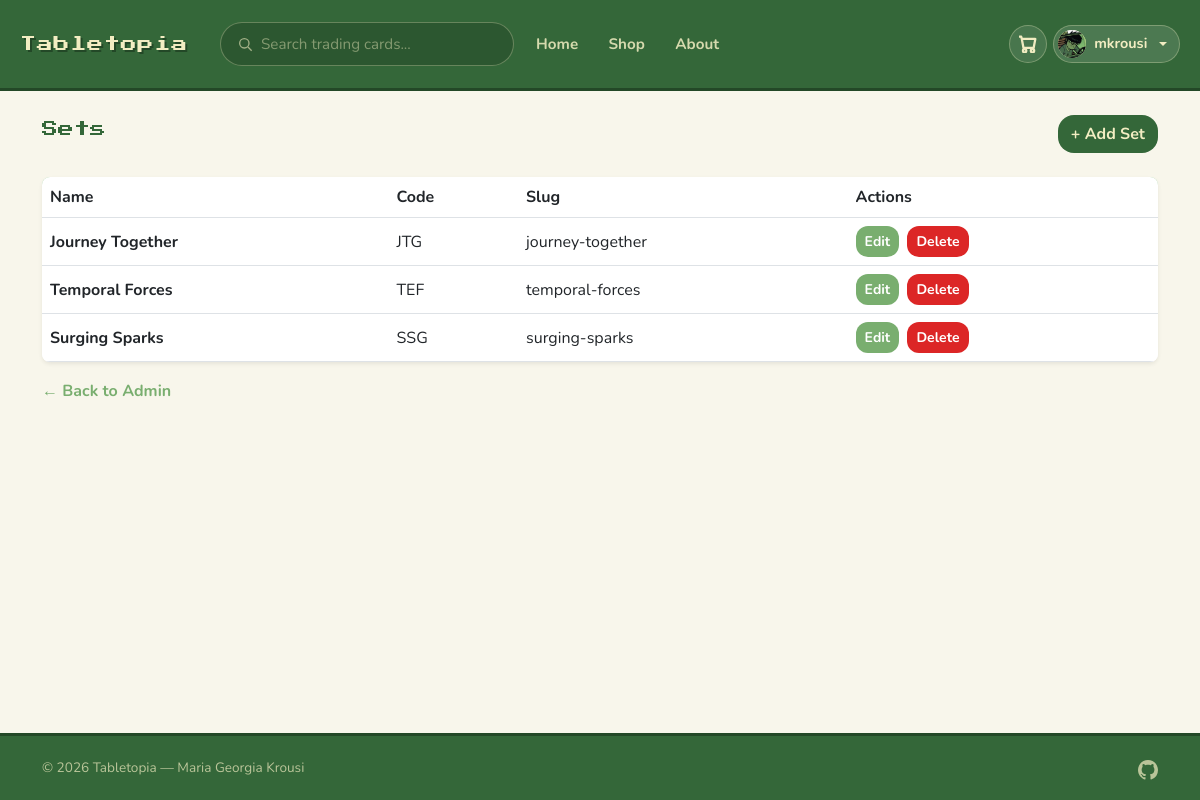
Page /admin-panel/sets/ (signed in) on the committed database.
### users/models.py (models this page shows, shortened)
class UserProfile(models.Model):
    user = models.OneToOneField('auth.User', on_delete=models.CASCADE)
    profile_picture = models.ImageField(upload_to='profile_pictures/', blank=True)
    bio = models.TextField(blank=True, max_length=150)
    HEADER_COLORS = [
        ('#344657', 'Forest'),
        ('#79ae6f', 'Sage'),
        ('#4a6fa5', 'Ocean'),
        ('#7b4f8e', 'Dusk'),
        ('#8b5e3c', 'Chestnut'),
        ('#c0545a', 'Berry'),
    ]
    header_color = models.CharField(max_length=7, choices=HEADER_COLORS, default='#344657')

### shop/models.py (models this page shows, shortened)
class Set(models.Model):
    name = models.CharField(max_length=60) # card set name, eg "Twilight Masquerade"
    code = models.CharField(max_length=10) # card set code, eg "TWM"
    slug = models.SlugField(unique=True, max_length=60)

### shop/views.py (the view)
# urls.py: path('admin-panel/sets/', views.admin_sets, name='admin-sets'),
@login_required
@staff_required
def admin_sets(request):
    sets = Set.objects.all()
    return render(request, 'shop/admin/sets.html', {'sets': sets})

### shop/templates/shop/admin/sets.html (shortened to what this page needs)
{% extends "shop/base.html" %}
{% block content %}
<div class="d-flex justify-content-between align-items-center mb-4">
    <h1 style="font-family:'Press Start 2P',monospace;font-size:1rem;color:var(--tt-dark-green);">Sets</h1>
    <a href="{% url 'admin-set-add' %}" class="btn" style="background:var(--tt-dark-green);color:var(--tt-cream);border-radius:1rem;font-family:'Nunito',sans-serif;font-weight:700;">+ Add Set</a>
</div>
<div class="bg-white rounded-3 shadow-sm overflow-hidden">
    <table class="table mb-0">
        <thead style="background:var(--tt-light-green);">
            <tr>
                <th style="font-family:'Nunito',sans-serif;">Name</th>
                <th style="font-family:'Nunito',sans-serif;">Code</th>
                <th style="font-family:'Nunito',sans-serif;">Slug</th>
                <th style="font-family:'Nunito',sans-serif;">Actions</th>
            </tr>
        </thead>
        <tbody>
            {% for set in sets %}
            <tr>
                <td style="font-family:'Nunito',sans-serif;font-weight:700;vertical-align:middle;max-width:200px;overflow:hidden;text-overflow:ellipsis;white-space:nowrap;">{{ set.name }}</td>
                <td style="font-family:'Nunito',sans-serif;vertical-align:middle;max-width:200px;overflow:hidden;text-overflow:ellipsis;white-space:nowrap;">{{ set.code }}</td>
                <td style="font-family:'Nunito',sans-serif;vertical-align:middle;max-width:200px;overflow:hidden;text-overflow:ellipsis;white-space:nowrap;">{{ set.slug }}</td>
                <td style="vertical-align:middle;">
                    <a href="{% url 'admin-set-edit' set.id %}" class="btn btn-sm me-1" style="background:var(--tt-mid-green);color:white;border-radius:0.75rem;font-family:'Nunito',sans-serif;font-weight:700;">Edit</a>
                    <a href="{% url 'admin-set-delete' set.id %}" class="btn btn-sm" style="background:#dc2626;color:white;border-radius:0.75rem;font-family:'Nunito',sans-serif;font-weight:700;">Delete</a>
                </td>
            </tr>
            {% empty %}
            <tr><td colspan="4" class="text-center text-muted py-4" style="font-family:'Nunito',sans-serif;">No sets yet.</td></tr>
            {% endfor %}
        </tbody>
    </table>
</div>
<div class="mt-3">
    <a href="{% url 'admin-dashboard' %}" style="font-family:'Nunito',sans-serif;font-weight:700;color:var(--tt-mid-green);text-decoration:none;">← Back to Admin</a>
</div>
{% endblock %}

### shop/templates/shop/base.html (shortened to what this page needs)
{% load static %}
<!DOCTYPE html>
<html lang="en">
    <head>
        <link href="https://cdn.jsdelivr.net/npm/bootstrap@5.3.0/dist/css/bootstrap.min.css" rel="stylesheet">
        <link rel="stylesheet" href="{% static 'shop/css/base.css' %}">
    </head>
    <body>
        <nav class="tt-nav navbar navbar-expand-lg sticky-top" data-bs-theme="dark">
            <div class="container-fluid">
                <a class="tt-brand navbar-brand" href="{% url 'home' %}">Tabletopia</a>
                <form class="tt-search flex-grow-1 mx-2" method="GET" action="{% url 'shop-index' %}">
                    <svg fill="none" stroke="rgb(242,237,194)" stroke-width="2" viewBox="0 0 24 24" style="flex-shrink:0;opacity:0.6;width:1rem;height:1rem;">
                        <circle cx="11" cy="11" r="7"/><line x1="16.5" y1="16.5" x2="22" y2="22"/>
                    </svg>
                    <input type="text" name="q" placeholder="Search trading cards..." value="{{ request.GET.q }}">
                </form>
                <div class="collapse navbar-collapse" id="navbarCollapse">
                    <div class="tt-nav-links me-auto">
                        <a href="{% url 'home' %}"
                           class="tt-nav-link {% if request.resolver_match.url_name == 'home' %}active{% endif %}">
                            Home
                        </a>
                        <a href="{% url 'shop-index' %}"
                           class="tt-nav-link {% if request.resolver_match.url_name == 'shop-index' or request.resolver_match.url_name == 'card-detail' %}active{% endif %}">
                            Shop
                        </a>
                        <a href="{% url 'about' %}"
                           class="tt-nav-link {% if request.resolver_match.url_name == 'about' %}active{% endif %}">
                            About
                        </a>
                    </div>
                    <div class="tt-nav-right d-none d-lg-flex">
                        <a href="{% url 'cart-index' %}" class="tt-cart">
                        </a>
                        {% if request.user.is_authenticated %}
                            <div class="dropdown tt-dropdown">
                                <a class="tt-user-toggle dropdown-toggle" href="#" role="button"
                                   data-bs-toggle="dropdown" aria-expanded="false">
                                    <div class="tt-avatar">
                                        {% if request.user.userprofile.profile_picture %}
                                            <img src="{{ request.user.userprofile.profile_picture.url }}" alt="">
                                        {% else %}
                                            {{ request.user.username|first|upper }}
                                        {% endif %}
                                    </div>
                                    {{ request.user.username }}
                                </a>
                            </div>
                        {% else %}
                            <a href="{% url 'login' %}" class="tt-btn-login">Login</a>
                            <a href="{% url 'register' %}" class="tt-btn-register">Register</a>
                        {% endif %}
                    </div>
                </div>
            </div>
        </nav>
        <div class="container mt-4">
            {% block content %}
            {% endblock %}
        </div>
        <footer class="tt-footer mt-5">
            <div class="container">
                <div class="d-flex justify-content-between align-items-center">
                    <p class="tt-footer-text">© 2026 Tabletopia — Maria Georgia Krousi</p>
                    <a href="https://github.com/marayia" target="_blank" class="tt-footer-link">
                    </a>
                </div>
            </div>
        </footer>
    </body>
</html>

### shop/static/shop/css/base.css (style rules this page uses)
:root { --tt-dark-green: rgb(52, 103, 57); --tt-mid-green: rgb(121, 174, 111); --tt-light-green: rgb(159, 203, 152); --tt-cream: rgb(242, 237, 194); --tt-bg: rgb(248, 246, 235); --tt-dark-shadow: rgb(35, 72, 39); --tt-danger: #dc2626; --tt-border: #e5e7eb; }
body { min-height: 100vh; display: flex; flex-direction: column; background-color: var(--tt-bg); }
.container.mt-4 { flex: 1; }
.tt-nav { background: var(--tt-dark-green); border-bottom: 0.2rem solid var(--tt-dark-shadow); font-family: 'Nunito', 'Trebuchet MS', Arial, sans-serif; }
.tt-nav .container-fluid { display: flex; align-items: center; padding: 0 1.25rem; min-height: 4.5rem; }
.tt-brand { font-family: 'Press Start 2P', 'Courier New', Courier, monospace; font-size: 1rem; color: var(--tt-cream) !important; text-decoration: none; letter-spacing: 0.05em; white-space: nowrap; margin-right: 1.5rem; text-shadow: 0.125rem 0.125rem 0 var(--tt-dark-shadow); image-rendering: pixelated; display: flex; align-items: center; gap: 0.5rem; flex-shrink: 0; }
.tt-nav-links { display: flex; align-items: center; gap: 0.15rem; margin-right: 1rem; flex-shrink: 0; }
.tt-nav-link { color: rgba(242, 237, 194, 0.85) !important; text-decoration: none !important; font-weight: 700; font-size: 0.95rem; padding: 0.375rem 0.875rem; border-radius: 1.25rem; transition: background 0.15s, color 0.15s; white-space: nowrap; }
.tt-search { flex: 1; min-width: 0; display: flex; align-items: center; background: rgba(0, 0, 0, 0.15); border-radius: 1.5rem; border: 0.094rem solid rgba(242, 237, 194, 0.3); padding: 0 1rem; gap: 0.5rem; transition: border-color 0.15s, background 0.15s; }
.tt-search svg { flex-shrink: 0; width: 1rem; height: 1rem; }
.tt-search input { background: transparent; border: none; outline: none; color: var(--tt-cream); font-family: 'Nunito', 'Trebuchet MS', Arial, sans-serif; font-size: 0.95rem; font-weight: 600; width: 100%; padding: 0.625rem 0; }
.tt-search input::placeholder { color: rgba(242, 237, 194, 0.45); font-weight: 400; }
.tt-nav-right { display: flex; align-items: center; gap: 0.375rem; margin-left: 1rem; flex-shrink: 0; }
.tt-cart { position: relative; background: rgba(255, 255, 255, 0.1); border: 0.094rem solid rgba(242, 237, 194, 0.3); border-radius: 50%; width: 2.375rem; height: 2.375rem; display: flex; align-items: center; justify-content: center; color: var(--tt-cream); text-decoration: none; transition: background 0.15s; flex-shrink: 0; }
.tt-cart svg { width: 1.125rem; height: 1.125rem; }
.tt-user-toggle { display: flex; align-items: center; gap: 0.5rem; background: rgba(255, 255, 255, 0.12); border: 0.094rem solid rgba(242, 237, 194, 0.3); border-radius: 1.5rem; padding: 0.25rem 0.75rem 0.25rem 0.25rem; cursor: pointer; color: var(--tt-cream); font-family: 'Nunito', 'Trebuchet MS', Arial, sans-serif; font-size: 0.9rem; font-weight: 700; transition: background 0.15s; text-decoration: none; }
.tt-avatar { width: 1.75rem; height: 1.75rem; border-radius: 50%; background: var(--tt-cream); color: var(--tt-dark-green); font-size: 0.75rem; font-weight: 700; display: flex; align-items: center; justify-content: center; flex-shrink: 0; overflow: hidden; }
.tt-avatar img { width: 100%; height: 100%; object-fit: cover; }
.tt-footer { background: var(--tt-dark-green); border-top: 0.2rem solid var(--tt-dark-shadow); padding: 1.25rem 0; margin-top: auto; }
.tt-footer-text { font-family: 'Nunito', sans-serif; font-size: 0.85rem; color: rgba(242, 237, 194, 0.7); margin: 0; }
.tt-footer-link { color: rgba(242, 237, 194, 0.7); text-decoration: none; transition: color 0.15s; }

### rows in the picture
Set: name "Journey Together", code "JTG", slug "journey-together"
Set: name "Temporal Forces", code "TEF", slug "temporal-forces"
Set: name "Surging Sparks", code "SSG", slug "surging-sparks"

### other values in the picture
{{ request.user.username }} "mkrousi"
